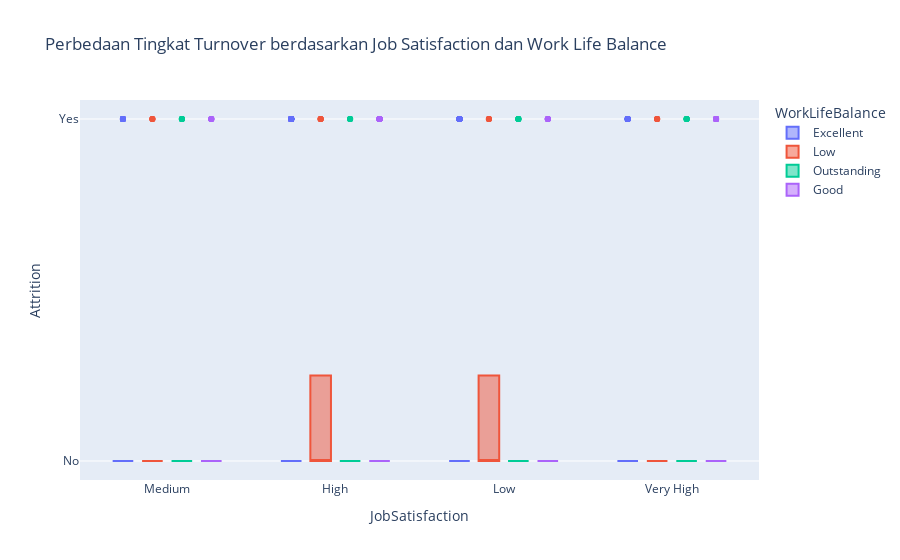

The notebook cell saved with this chart:
### Markdown cell above
## Bagaimana perbedaan Tingkat Turnover berdasarkan Job Satisfaction dan Work Life Balance?

### Code cell
fig = px.box(df, x='JobSatisfaction', y='Attrition', color='WorkLifeBalance',
             title='Perbedaan Tingkat Turnover berdasarkan Job Satisfaction dan Work Life Balance')
fig.show()

### Figure 1 — Plotly figure (JSON) as saved in the notebook; plotly's stock layout.template omitted (floating-point values rounded to 4 significant figures; data arrays with more than 128 entries replaced by an {"elided": "..."} marker saying what was removed)
{"data": [{"alignmentgroup": "True", "hovertemplate": "WorkLifeBalance=Excellent<br>JobSatisfaction=%{x}<br>Attrition=%{y}<extra></extra>", "legendgroup": "Excellent", "marker": {"color": "#636efa"}, "name": "Excellent", "notched": false, "offsetgroup": "Excellent", "orientation": "v", "showlegend": true, "type": "box", "x": {"elided": "893 str values"}, "x0": " ", "xaxis": "x", "y": {"elided": "893 str values"}, "y0": " ", "yaxis": "y"}, {"alignmentgroup": "True", "hovertemplate": "WorkLifeBalance=Low<br>JobSatisfaction=%{x}<br>Attrition=%{y}<extra></extra>", "legendgroup": "Low", "marker": {"color": "#EF553B"}, "name": "Low", "notched": false, "offsetgroup": "Low", "orientation": "v", "showlegend": true, "type": "box", "x": ["Medium", "Very High", "Very High", "Medium", "Very High", "High", "High", "Very High", "Very High", "Very High", "Medium", "High", "High", "Very High", "High", "Medium", "Low", "Very High", "Very High", "High", "High", "Medium", "Medium", "High", "Medium", "Medium", "Very High", "Very High", "Low", "Low", "Low", "Medium", "High", "High", "Low", "High", "Very High", "Very High", "Low", "Very High", "Very High", "Low", "Low", "Medium", "High", "High", "High", "Medium", "Very High", "Medium", "Low", "High", "Medium", "High", "Very High", "High", "Medium", "Low", "Low", "High", "Very High", "Low", "Low", "Medium", "Very High", "Low", "Very High", "High", "Very High", "Low", "Very High", "Very High", "Low", "Medium", "High", "Low", "Medium", "Medium", "Very High", "High"], "x0": " ", "xaxis": "x", "y": ["Yes", "No", "No", "No", "Yes", "Yes", "Yes", "No", "No", "Yes", "No", "Yes", "No", "No", "No", "No", "No", "No", "No", "Yes", "No", "No", "No", "No", "No", "No", "Yes", "No", "No", "No", "Yes", "Yes", "No", "No", "No", "No", "No", "No", "Yes", "No", "No", "Yes", "No", "No", "Yes", "No", "No", "No", "Yes", "No", "No", "No", "No", "No", "No", "No", "No", "No", "No", "No", "Yes", "No", "No", "Yes", "No", "No", "No", "No", "No", "No", "No", "No", "Yes", "Yes", "No", "No", "No", "No", "No", "No"], "y0": " ", "yaxis": "y"}, {"alignmentgroup": "True", "hovertemplate": "WorkLifeBalance=Outstanding<br>JobSatisfaction=%{x}<br>Attrition=%{y}<extra></extra>", "legendgroup": "Outstanding", "marker": {"color": "#00cc96"}, "name": "Outstanding", "notched": false, "offsetgroup": "Outstanding", "orientation": "v", "showlegend": true, "type": "box", "x": {"elided": "153 str values"}, "x0": " ", "xaxis": "x", "y": {"elided": "153 str values"}, "y0": " ", "yaxis": "y"}, {"alignmentgroup": "True", "hovertemplate": "WorkLifeBalance=Good<br>JobSatisfaction=%{x}<br>Attrition=%{y}<extra></extra>", "legendgroup": "Good", "marker": {"color": "#ab63fa"}, "name": "Good", "notched": false, "offsetgroup": "Good", "orientation": "v", "showlegend": true, "type": "box", "x": {"elided": "344 str values"}, "x0": " ", "xaxis": "x", "y": {"elided": "344 str values"}, "y0": " ", "yaxis": "y"}], "layout": {"boxmode": "group", "legend": {"title": {"text": "WorkLifeBalance"}, "tracegroupgap": 0}, "title": {"text": "Perbedaan Tingkat Turnover berdasarkan Job Satisfaction dan Work Life Balance"}, "xaxis": {"anchor": "y", "domain": [0, 1], "title": {"text": "JobSatisfaction"}}, "yaxis": {"anchor": "x", "domain": [0, 1], "title": {"text": "Attrition"}}}}
